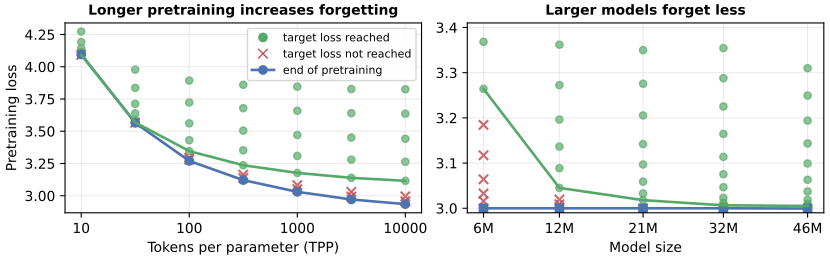

Recreate this plot in Python.
import argparse
import json
from pathlib import Path

import matplotlib.pyplot as plt
import matplotlib.ticker as mticker
from matplotlib.lines import Line2D
import pandas as pd
import seaborn as sns


HERE = Path(__file__).resolve().parent

PRETRAIN_LENGTH_PRETRAIN_SWEEP = "0zjpdd9g"
PRETRAIN_LENGTH_FINETUNE_SWEEP = "2ecqgvb5"
MODEL_SIZE_PRETRAIN_SWEEP = "dns1uo8c"
MODEL_SIZE_FINETUNE_SWEEP = "919li0b9"


def read_json(path):
    return json.loads(path.read_text())


def load_sweep(cache, sweep):
    rows = []
    for run_dir in sorted((cache / "sweeps" / sweep).iterdir()):
        if not run_dir.is_dir():
            continue
        rows.append(
            {
                "run": run_dir.name,
                "state": str(read_json(run_dir / "metadata.json").get("state", "")).lower(),
                "cfg": read_json(run_dir / "config.json"),
                "summary": read_json(run_dir / "summary.json"),
            }
        )
    return pd.DataFrame(rows)


def target_loss_reached(summary):
    return summary.get("stop_reason") == "target_loss" or bool(summary.get("target_loss_reached"))


def model_params(summary):
    return summary["n_param_nonembed"] + summary["n_param_embed"]


def pretrain_tpp(cfg):
    return cfg["stop.tokens_per_param"]


def loaded_pretrain_tpp(cfg):
    return cfg["load_cfg.stop.tokens_per_param"]


def model_width(cfg):
    return cfg["model.D"]


def pretrain_length_points(cache, pretrain_sweep, finetune_sweep):
    pre = (
        load_sweep(cache, pretrain_sweep)
        .query("state == 'finished'")
        .assign(
            tpp=lambda x: x.cfg.map(pretrain_tpp),
            pretraining_loss=lambda x: x.summary.map(lambda s: s.get("valid_ntp")),
        )[["run", "tpp", "pretraining_loss"]]
        .rename(columns={"run": "pretrain_run"})
    )
    ft = (
        load_sweep(cache, finetune_sweep)
        .query("state in ['finished', 'running']")
        .assign(
            tpp=lambda x: x.cfg.map(loaded_pretrain_tpp),
            finetune_end=lambda x: x.summary.map(lambda s: s.get("prev_ntp")),
            stop_reason=lambda x: x.summary.map(lambda s: s.get("stop_reason")),
            target_loss_reached=lambda x: x.summary.map(target_loss_reached),
        )[["run", "state", "tpp", "finetune_end", "stop_reason", "target_loss_reached"]]
        .rename(columns={"run": "finetune_run"})
    )

    df = pre.merge(ft, on="tpp")
    return numeric_sort(df, ["tpp", "pretraining_loss", "finetune_end"], "tpp")


def model_size_points(cache, pretrain_sweep, finetune_sweep):
    pre = (
        load_sweep(cache, pretrain_sweep)
        .query("state == 'finished'")
        .assign(
            width=lambda x: x.cfg.map(model_width),
            params=lambda x: x.summary.map(model_params),
            pretraining_loss=lambda x: x.summary.map(lambda s: s.get("valid_ntp")),
        )[["run", "width", "params", "pretraining_loss"]]
        .rename(columns={"run": "pretrain_run"})
    )
    ft = (
        load_sweep(cache, finetune_sweep)
        .query("state in ['finished', 'running']")
        .assign(
            width=lambda x: x.cfg.map(model_width),
            finetune_end=lambda x: x.summary.map(lambda s: s.get("prev_ntp")),
            stop_reason=lambda x: x.summary.map(lambda s: s.get("stop_reason")),
            target_loss_reached=lambda x: x.summary.map(target_loss_reached),
        )[["run", "state", "width", "finetune_end", "stop_reason", "target_loss_reached"]]
        .rename(columns={"run": "finetune_run"})
    )

    df = pre.merge(ft, on="width")
    df = numeric_sort(df, ["width", "params", "pretraining_loss", "finetune_end"], "params")
    df["model_size_m"] = (df.params / 1e6).round().astype(int)
    return df


def numeric_sort(df, numeric_cols, sort_col):
    df = df.copy()
    df[numeric_cols] = df[numeric_cols].apply(pd.to_numeric, errors="coerce")
    return df.dropna(subset=numeric_cols).sort_values(sort_col)


def plot_slice(ax, df, x_col, xlabel, colors, marker="o"):
    finished = df[df.state == "finished"]
    running = df[df.state == "running"]
    target = finished[finished.target_loss_reached]
    missed = finished[~finished.target_loss_reached]

    pre = df.groupby(x_col, as_index=False).pretraining_loss.mean().sort_values(x_col)
    ax.plot(
        pre[x_col],
        pre.pretraining_loss,
        marker=marker,
        lw=1.9,
        color=colors["pretrain"],
        label="end of pretraining",
    )
    if not target.empty:
        ax.scatter(
            target[x_col],
            target.finetune_end,
            s=28,
            alpha=0.68,
            color=colors["finished"],
            label="target loss reached",
        )
        best = target.loc[target.groupby(x_col).finetune_end.idxmin()].sort_values(x_col)
        ax.plot(
            best[x_col],
            best.finetune_end,
            lw=1.9,
            color=colors["finished"],
            label="best finished target-loss run",
        )
    if not missed.empty:
        ax.scatter(
            missed[x_col],
            missed.finetune_end,
            s=46,
            alpha=0.86,
            marker="x",
            color=colors["missed"],
            label="target loss not reached",
        )
    if not running.empty:
        ax.scatter(
            running[x_col],
            running.finetune_end,
            s=42,
            alpha=0.78,
            marker="^",
            color=colors["running"],
            label="running",
        )

    ax.set_xlabel(xlabel)
    ax.grid(alpha=0.25, linewidth=0.8)
    return {"finished": not target.empty, "missed": not missed.empty, "running": not running.empty}


def legend_handles(colors, has):
    handles = []
    if has["finished"]:
        handles.extend(
            [
                Line2D([0], [0], color=colors["finished"], marker="o", lw=0, label="target loss reached"),
            ]
        )
    if has["missed"]:
        handles.append(
            Line2D([0], [0], color=colors["missed"], marker="x", lw=0, markersize=7, label="target loss not reached")
        )
    if has["running"]:
        handles.append(Line2D([0], [0], color=colors["running"], marker="^", lw=0, markersize=7, label="running"))
    handles.append(
        Line2D([0], [0], color=colors["pretrain"], marker="o", lw=1.9, label="end of pretraining")
    )
    return handles


def parse_args():
    parser = argparse.ArgumentParser()
    parser.add_argument("--cache", default="~/wandb/cache")
    parser.add_argument("--out-dir", default=str(HERE))
    parser.add_argument("--pretrain-length-pretrain-sweep", default=PRETRAIN_LENGTH_PRETRAIN_SWEEP)
    parser.add_argument("--pretrain-length-finetune-sweep", default=PRETRAIN_LENGTH_FINETUNE_SWEEP)
    parser.add_argument("--model-size-pretrain-sweep", default=MODEL_SIZE_PRETRAIN_SWEEP)
    parser.add_argument("--model-size-finetune-sweep", default=MODEL_SIZE_FINETUNE_SWEEP)
    return parser.parse_args()


def main():
    args = parse_args()
    cache = Path(args.cache).expanduser()
    out_dir = Path(args.out_dir).expanduser()
    out_dir.mkdir(parents=True, exist_ok=True)

    palette = sns.color_palette('deep')
    colors = {
        "pretrain": palette[0],
        "running": palette[1],
        "finished": palette[2],
        "missed": palette[3],
    }

    pretrain_df = pretrain_length_points(
        cache,
        args.pretrain_length_pretrain_sweep,
        args.pretrain_length_finetune_sweep,
    )
    model_df = model_size_points(
        cache,
        args.model_size_pretrain_sweep,
        args.model_size_finetune_sweep,
    )

    fig, axs = plt.subplots(1, 2, figsize=(8.3, 2.6), constrained_layout=True)

    left_has = plot_slice(axs[0], pretrain_df, "tpp", "Tokens per parameter (TPP)", colors, marker="o")
    axs[0].set_title("Longer pretraining increases forgetting", fontsize=10, fontweight="bold")
    axs[0].set_ylabel("Pretraining loss")
    axs[0].set_xscale("log")
    axs[0].set_xticks([10, 100, 1000, 10000])
    axs[0].xaxis.set_minor_locator(mticker.NullLocator())
    axs[0].xaxis.set_major_formatter(mticker.FuncFormatter(lambda x, _: f"{x:g}"))

    right_has = plot_slice(axs[1], model_df, "model_size_m", "Model size", colors, marker="s")
    axs[1].set_title("Larger models forget less", fontsize=10, fontweight="bold")
    axs[1].set_xscale("function", functions=(lambda x: x**0.5, lambda x: x**2))
    model_ticks = sorted(model_df.model_size_m.unique())
    axs[1].set_xticks(model_ticks)
    axs[1].xaxis.set_major_formatter(mticker.FuncFormatter(lambda x, _: f"{x:g}M"))
    axs[1].set_ylim((2.99, 3.41))

    has = {key: left_has[key] or right_has[key] for key in left_has}
    axs[0].legend(handles=legend_handles(colors, has), frameon=True, loc="upper right", fontsize=8)

    for ext in ("png", "pdf"):
        fig.savefig(out_dir / f"plot_orig.{ext}", dpi=220)
    print(out_dir / "plot_orig.png")
    print(out_dir / "plot_orig.pdf")


if __name__ == "__main__":
    main()
